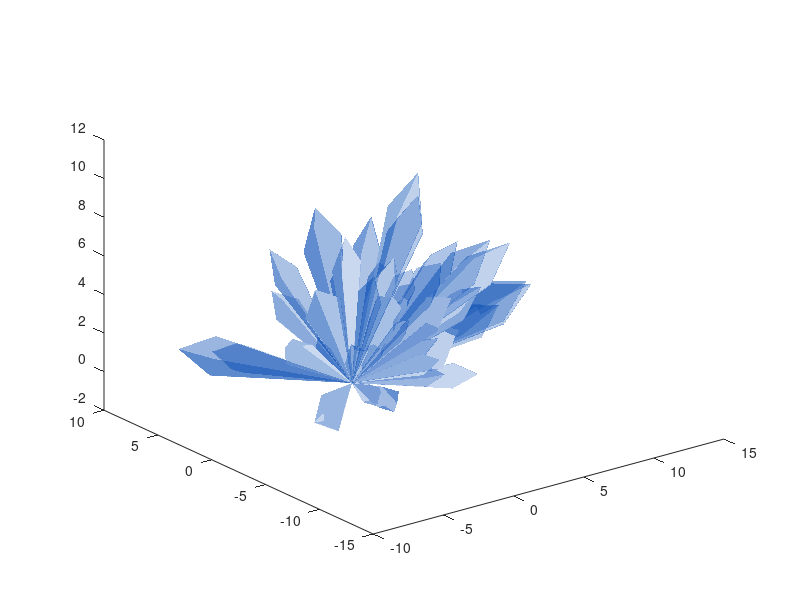

Here is the MATLAB script that generated this plot: (Note: this script raises an error after producing the figure.)
function crystall

hold on
for i=1:50
    len=rand(1)*8+5;
    tempV=rand(1,3)-0.5;
    tempV(3)=abs(tempV(3));
    tempV=tempV./norm(tempV).*len;
    tempEpnt=tempV;
    drawCrystal([0 0 0],tempEpnt,pi/6,0.8,0.1,rand(1).*0.2+0.2)
    disp(i)
end
ax=gca;
ax.XLim=[-15,15];
ax.YLim=[-15,15];
ax.ZLim=[-2,15];
grid on
ax.GridLineStyle='--';
ax.LineWidth=1.2;
ax.XColor=[1,1,1].*0.4;
ax.YColor=[1,1,1].*0.4;
ax.ZColor=[1,1,1].*0.4;
ax.DataAspectRatio=[1,1,1];
ax.DataAspectRatioMode='manual';
ax.CameraPosition=[-67.6287 -204.5276   82.7879];

    function drawCrystal(Spnt,Epnt,theta,cl,w,alpha)
       %plot3([Spnt(1),Epnt(1)],[Spnt(2),Epnt(2)],[Spnt(3),Epnt(3)])
       mainV=Epnt-Spnt;
       cutPnt=cl.*(mainV)+Spnt;
       cutV=[mainV(3),mainV(3),-mainV(1)-mainV(2)];
       cutV=cutV./norm(cutV).*w.*norm(mainV);
       cornerPnt=cutPnt+cutV;
       cornerPnt=rotateAxis(Spnt,Epnt,cornerPnt,theta);
       cornerPntSet(1,:)=cornerPnt';
       for ii=1:3
           cornerPnt=rotateAxis(Spnt,Epnt,cornerPnt,pi/2);
           cornerPntSet(ii+1,:)=cornerPnt';
       end
       for ii=1:4
           jj=mod(ii,4)+1;
           fill33(Spnt,cornerPntSet(ii,:),cornerPntSet(jj,:),alpha)
           fill33(Epnt,cornerPntSet(ii,:),cornerPntSet(jj,:),alpha)
       end
    end

    function fill33(p1,p2,p3,alpha)
        fill3([p1(1),p2(1),p3(1)],[p1(2),p2(2),p3(2)],[p1(3),p2(3),p3(3)],...
            [0 71 177]./255,'FaceAlpha',alpha,'EdgeColor',[0 71 177]./255.*0.8,'EdgeAlpha',0.6,...
            'EdgeLighting','gouraud','SpecularStrength',0.3)
        
    end

    function newPnt=rotateAxis(Spnt,Epnt,cornerPnt,theta)
        V=Epnt-Spnt;V=V./norm(V);
        u=V(1);v=V(2);w=V(3);
        a=Spnt(1);b=Spnt(2);c=Spnt(3);
        cornerPnt=[cornerPnt(:);1];
        
        rotateMat=[u^2+(v^2+w^2)*cos(theta)       ,  u*v*(1-cos(theta))-w*sin(theta),  u*w*(1-cos(theta))+v*sin(theta),  (a*(v^2+w^2)-u*(b*v+c*w))*(1-cos(theta))+(b*w-c*v)*sin(theta);
                   u*v*(1-cos(theta))+w*sin(theta),  v^2+(u^2+w^2)*cos(theta)       ,  v*w*(1-cos(theta))-u*sin(theta),  (b*(u^2+w^2)-v*(a*u+c*w))*(1-cos(theta))+(c*u-a*w)*sin(theta);
                   u*w*(1-cos(theta))-v*sin(theta),  v*w*(1-cos(theta))+u*sin(theta),  w^2+(u^2+v^2)*cos(theta)       ,  (c*(u^2+v^2)-w*(a*u+b*v))*(1-cos(theta))+(a*v-b*u)*sin(theta);
                   0                              ,  0                              ,  0                              ,  1];
        
        newPnt=rotateMat*cornerPnt;
        newPnt(4)=[];
    end

end
